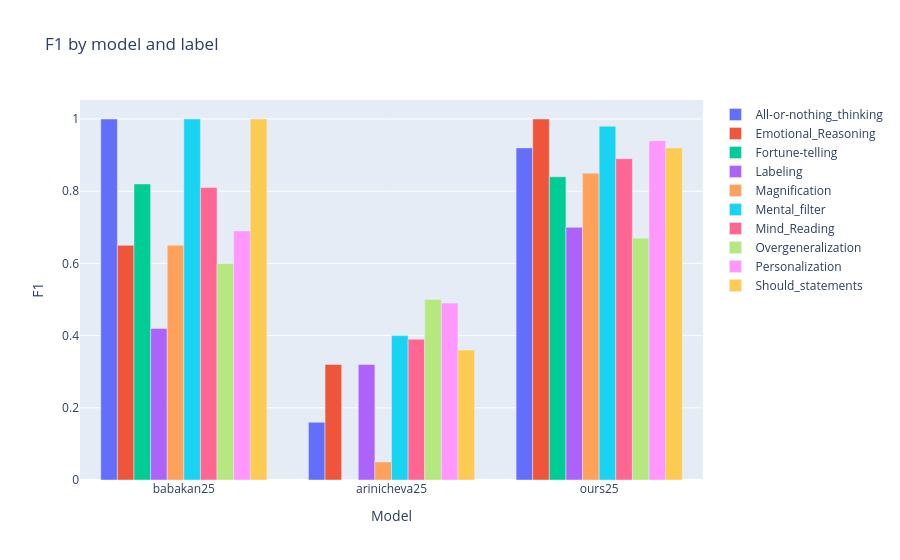

The code cell stored with this chart in its notebook:
### Code cell
# Visualize distiortion-specific F1 performances

metric_names = labels
model_metrics = {
'babakan25':   numbers_babakan,
'arinicheva25':   numbers_arinicheva,
'ours25': numbers_ours
}
fig = go.Figure()
for i in range(len(labels)):
    fig.add_trace(go.Bar(
        name=metric_names[i],
        x=list(model_metrics), y=[model_metrics[m][i] for m in model_metrics],
    ))
fig.update_layout(
    barmode='group', # Group bars by model
    title='F1 by model and label', # Add a title
    xaxis_title='Model', # Label the x-axis
    yaxis_title='F1', # Label the y-axis
    hovermode='closest' # Improve hover behavior
)
fig.show()

### Figure 1 — Plotly figure (JSON) as saved in the notebook; plotly's stock layout.template omitted (floating-point values rounded to 4 significant figures)
{"data": [{"name": "All-or-nothing_thinking", "type": "bar", "x": ["babakan25", "arinicheva25", "ours25"], "y": [1, 0.16, 0.92]}, {"name": "Emotional_Reasoning", "type": "bar", "x": ["babakan25", "arinicheva25", "ours25"], "y": [0.65, 0.32, 1]}, {"name": "Fortune-telling", "type": "bar", "x": ["babakan25", "arinicheva25", "ours25"], "y": [0.82, 0, 0.84]}, {"name": "Labeling", "type": "bar", "x": ["babakan25", "arinicheva25", "ours25"], "y": [0.42, 0.32, 0.7]}, {"name": "Magnification", "type": "bar", "x": ["babakan25", "arinicheva25", "ours25"], "y": [0.65, 0.05, 0.85]}, {"name": "Mental_filter", "type": "bar", "x": ["babakan25", "arinicheva25", "ours25"], "y": [1, 0.4, 0.98]}, {"name": "Mind_Reading", "type": "bar", "x": ["babakan25", "arinicheva25", "ours25"], "y": [0.81, 0.39, 0.89]}, {"name": "Overgeneralization", "type": "bar", "x": ["babakan25", "arinicheva25", "ours25"], "y": [0.6, 0.5, 0.67]}, {"name": "Personalization", "type": "bar", "x": ["babakan25", "arinicheva25", "ours25"], "y": [0.69, 0.49, 0.94]}, {"name": "Should_statements", "type": "bar", "x": ["babakan25", "arinicheva25", "ours25"], "y": [1, 0.36, 0.92]}], "layout": {"barmode": "group", "hovermode": "closest", "title": {"text": "F1 by model and label"}, "xaxis": {"title": {"text": "Model"}}, "yaxis": {"title": {"text": "F1"}}}}
